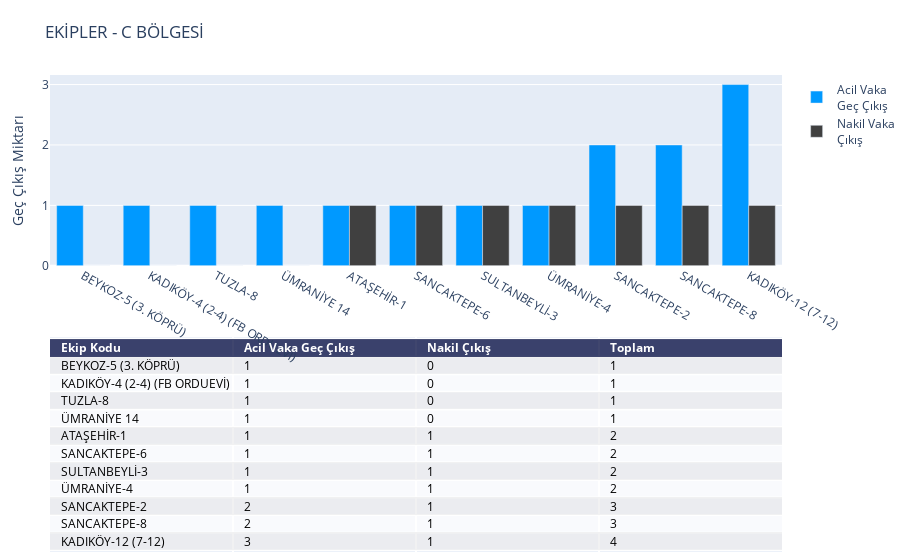

The notebook cell saved with this chart:
### Code cell
%run late_exit_automated.py

### Figure 1 — Plotly figure (JSON) as saved in the notebook; plotly's stock layout.template omitted (floating-point values rounded to 4 significant figures)
{"data": [{"colorscale": [[0, "#00083e"], [0.5, "#ededee"], [1, "#ffffff"]], "hoverinfo": "none", "opacity": 0.75, "showscale": false, "type": "heatmap", "z": [[0, 0, 0, 0], [0.5, 0.5, 0.5, 0.5], [1, 1, 1, 1], [0.5, 0.5, 0.5, 0.5], [1, 1, 1, 1], [0.5, 0.5, 0.5, 0.5], [1, 1, 1, 1], [0.5, 0.5, 0.5, 0.5], [1, 1, 1, 1], [0.5, 0.5, 0.5, 0.5], [1, 1, 1, 1], [0.5, 0.5, 0.5, 0.5]]}, {"marker": {"color": "#0099ff"}, "name": "Acil Vaka<br>Geç Çıkış", "type": "bar", "x": ["BEYKOZ-5 (3. KÖPRÜ)", "KADIKÖY-4 (2-4) (FB ORDUEVİ)", "TUZLA-8", "ÜMRANİYE 14", "ATAŞEHİR-1 ", "SANCAKTEPE-6", "SULTANBEYLİ-3 ", "ÜMRANİYE-4", "SANCAKTEPE-2", "SANCAKTEPE-8", "KADIKÖY-12 (7-12)"], "xaxis": "x2", "y": [1, 1, 1, 1, 1, 1, 1, 1, 2, 2, 3], "yaxis": "y2"}, {"marker": {"color": "#404040"}, "name": "Nakil Vaka<br>Çıkış", "type": "bar", "x": ["BEYKOZ-5 (3. KÖPRÜ)", "KADIKÖY-4 (2-4) (FB ORDUEVİ)", "TUZLA-8", "ÜMRANİYE 14", "ATAŞEHİR-1 ", "SANCAKTEPE-6", "SULTANBEYLİ-3 ", "ÜMRANİYE-4", "SANCAKTEPE-2", "SANCAKTEPE-8", "KADIKÖY-12 (7-12)"], "xaxis": "x2", "y": [0, 0, 0, 0, 1, 1, 1, 1, 1, 1, 1], "yaxis": "y2"}], "layout": {"annotations": [{"align": "left", "font": {"color": "#ffffff"}, "showarrow": false, "text": "<b>Ekip Kodu</b>", "x": -0.45, "xanchor": "left", "xref": "x", "y": 0, "yref": "y"}, {"align": "left", "font": {"color": "#ffffff"}, "showarrow": false, "text": "<b>Acil Vaka Geç Çıkış</b>", "x": 0.55, "xanchor": "left", "xref": "x", "y": 0, "yref": "y"}, {"align": "left", "font": {"color": "#ffffff"}, "showarrow": false, "text": "<b>Nakil Çıkış</b>", "x": 1.55, "xanchor": "left", "xref": "x", "y": 0, "yref": "y"}, {"align": "left", "font": {"color": "#ffffff"}, "showarrow": false, "text": "<b>Toplam</b>", "x": 2.55, "xanchor": "left", "xref": "x", "y": 0, "yref": "y"}, {"align": "left", "font": {"color": "#000000"}, "showarrow": false, "text": "BEYKOZ-5 (3. KÖPRÜ)", "x": -0.45, "xanchor": "left", "xref": "x", "y": 1, "yref": "y"}, {"align": "left", "font": {"color": "#000000"}, "showarrow": false, "text": "1", "x": 0.55, "xanchor": "left", "xref": "x", "y": 1, "yref": "y"}, {"align": "left", "font": {"color": "#000000"}, "showarrow": false, "text": "0", "x": 1.55, "xanchor": "left", "xref": "x", "y": 1, "yref": "y"}, {"align": "left", "font": {"color": "#000000"}, "showarrow": false, "text": "1", "x": 2.55, "xanchor": "left", "xref": "x", "y": 1, "yref": "y"}, {"align": "left", "font": {"color": "#000000"}, "showarrow": false, "text": "KADIKÖY-4 (2-4) (FB ORDUEVİ)", "x": -0.45, "xanchor": "left", "xref": "x", "y": 2, "yref": "y"}, {"align": "left", "font": {"color": "#000000"}, "showarrow": false, "text": "1", "x": 0.55, "xanchor": "left", "xref": "x", "y": 2, "yref": "y"}, {"align": "left", "font": {"color": "#000000"}, "showarrow": false, "text": "0", "x": 1.55, "xanchor": "left", "xref": "x", "y": 2, "yref": "y"}, {"align": "left", "font": {"color": "#000000"}, "showarrow": false, "text": "1", "x": 2.55, "xanchor": "left", "xref": "x", "y": 2, "yref": "y"}, {"align": "left", "font": {"color": "#000000"}, "showarrow": false, "text": "TUZLA-8", "x": -0.45, "xanchor": "left", "xref": "x", "y": 3, "yref": "y"}, {"align": "left", "font": {"color": "#000000"}, "showarrow": false, "text": "1", "x": 0.55, "xanchor": "left", "xref": "x", "y": 3, "yref": "y"}, {"align": "left", "font": {"color": "#000000"}, "showarrow": false, "text": "0", "x": 1.55, "xanchor": "left", "xref": "x", "y": 3, "yref": "y"}, {"align": "left", "font": {"color": "#000000"}, "showarrow": false, "text": "1", "x": 2.55, "xanchor": "left", "xref": "x", "y": 3, "yref": "y"}, {"align": "left", "font": {"color": "#000000"}, "showarrow": false, "text": "ÜMRANİYE 14", "x": -0.45, "xanchor": "left", "xref": "x", "y": 4, "yref": "y"}, {"align": "left", "font": {"color": "#000000"}, "showarrow": false, "text": "1", "x": 0.55, "xanchor": "left", "xref": "x", "y": 4, "yref": "y"}, {"align": "left", "font": {"color": "#000000"}, "showarrow": false, "text": "0", "x": 1.55, "xanchor": "left", "xref": "x", "y": 4, "yref": "y"}, {"align": "left", "font": {"color": "#000000"}, "showarrow": false, "text": "1", "x": 2.55, "xanchor": "left", "xref": "x", "y": 4, "yref": "y"}, {"align": "left", "font": {"color": "#000000"}, "showarrow": false, "text": "ATAŞEHİR-1 ", "x": -0.45, "xanchor": "left", "xref": "x", "y": 5, "yref": "y"}, {"align": "left", "font": {"color": "#000000"}, "showarrow": false, "text": "1", "x": 0.55, "xanchor": "left", "xref": "x", "y": 5, "yref": "y"}, {"align": "left", "font": {"color": "#000000"}, "showarrow": false, "text": "1", "x": 1.55, "xanchor": "left", "xref": "x", "y": 5, "yref": "y"}, {"align": "left", "font": {"color": "#000000"}, "showarrow": false, "text": "2", "x": 2.55, "xanchor": "left", "xref": "x", "y": 5, "yref": "y"}, {"align": "left", "font": {"color": "#000000"}, "showarrow": false, "text": "SANCAKTEPE-6", "x": -0.45, "xanchor": "left", "xref": "x", "y": 6, "yref": "y"}, {"align": "left", "font": {"color": "#000000"}, "showarrow": false, "text": "1", "x": 0.55, "xanchor": "left", "xref": "x", "y": 6, "yref": "y"}, {"align": "left", "font": {"color": "#000000"}, "showarrow": false, "text": "1", "x": 1.55, "xanchor": "left", "xref": "x", "y": 6, "yref": "y"}, {"align": "left", "font": {"color": "#000000"}, "showarrow": false, "text": "2", "x": 2.55, "xanchor": "left", "xref": "x", "y": 6, "yref": "y"}, {"align": "left", "font": {"color": "#000000"}, "showarrow": false, "text": "SULTANBEYLİ-3 ", "x": -0.45, "xanchor": "left", "xref": "x", "y": 7, "yref": "y"}, {"align": "left", "font": {"color": "#000000"}, "showarrow": false, "text": "1", "x": 0.55, "xanchor": "left", "xref": "x", "y": 7, "yref": "y"}, {"align": "left", "font": {"color": "#000000"}, "showarrow": false, "text": "1", "x": 1.55, "xanchor": "left", "xref": "x", "y": 7, "yref": "y"}, {"align": "left", "font": {"color": "#000000"}, "showarrow": false, "text": "2", "x": 2.55, "xanchor": "left", "xref": "x", "y": 7, "yref": "y"}, {"align": "left", "font": {"color": "#000000"}, "showarrow": false, "text": "ÜMRANİYE-4", "x": -0.45, "xanchor": "left", "xref": "x", "y": 8, "yref": "y"}, {"align": "left", "font": {"color": "#000000"}, "showarrow": false, "text": "1", "x": 0.55, "xanchor": "left", "xref": "x", "y": 8, "yref": "y"}, {"align": "left", "font": {"color": "#000000"}, "showarrow": false, "text": "1", "x": 1.55, "xanchor": "left", "xref": "x", "y": 8, "yref": "y"}, {"align": "left", "font": {"color": "#000000"}, "showarrow": false, "text": "2", "x": 2.55, "xanchor": "left", "xref": "x", "y": 8, "yref": "y"}, {"align": "left", "font": {"color": "#000000"}, "showarrow": false, "text": "SANCAKTEPE-2", "x": -0.45, "xanchor": "left", "xref": "x", "y": 9, "yref": "y"}, {"align": "left", "font": {"color": "#000000"}, "showarrow": false, "text": "2", "x": 0.55, "xanchor": "left", "xref": "x", "y": 9, "yref": "y"}, {"align": "left", "font": {"color": "#000000"}, "showarrow": false, "text": "1", "x": 1.55, "xanchor": "left", "xref": "x", "y": 9, "yref": "y"}, {"align": "left", "font": {"color": "#000000"}, "showarrow": false, "text": "3", "x": 2.55, "xanchor": "left", "xref": "x", "y": 9, "yref": "y"}, {"align": "left", "font": {"color": "#000000"}, "showarrow": false, "text": "SANCAKTEPE-8", "x": -0.45, "xanchor": "left", "xref": "x", "y": 10, "yref": "y"}, {"align": "left", "font": {"color": "#000000"}, "showarrow": false, "text": "2", "x": 0.55, "xanchor": "left", "xref": "x", "y": 10, "yref": "y"}, {"align": "left", "font": {"color": "#000000"}, "showarrow": false, "text": "1", "x": 1.55, "xanchor": "left", "xref": "x", "y": 10, "yref": "y"}, {"align": "left", "font": {"color": "#000000"}, "showarrow": false, "text": "3", "x": 2.55, "xanchor": "left", "xref": "x", "y": 10, "yref": "y"}, {"align": "left", "font": {"color": "#000000"}, "showarrow": false, "text": "KADIKÖY-12 (7-12)", "x": -0.45, "xanchor": "left", "xref": "x", "y": 11, "yref": "y"}, {"align": "left", "font": {"color": "#000000"}, "showarrow": false, "text": "3", "x": 0.55, "xanchor": "left", "xref": "x", "y": 11, "yref": "y"}, {"align": "left", "font": {"color": "#000000"}, "showarrow": false, "text": "1", "x": 1.55, "xanchor": "left", "xref": "x", "y": 11, "yref": "y"}, {"align": "left", "font": {"color": "#000000"}, "showarrow": false, "text": "4", "x": 2.55, "xanchor": "left", "xref": "x", "y": 11, "yref": "y"}], "autosize": true, "margin": {"b": 0, "l": 50, "r": 0, "t": 75}, "title": {"text": "EKİPLER - C BÖLGESİ"}, "xaxis": {"autorange": true, "dtick": 1, "gridwidth": 2, "range": [-0.5, 3.5], "showticklabels": false, "tick0": -0.5, "ticks": "", "zeroline": false}, "xaxis2": {"anchor": "y2", "autorange": true, "range": [-0.5, 10.5], "type": "category"}, "yaxis": {"autorange": true, "domain": [0, 0.45], "dtick": 1, "gridwidth": 2, "range": [11.5, -0.5], "showticklabels": false, "tick0": 0.5, "ticks": "", "zeroline": false}, "yaxis2": {"anchor": "x2", "autorange": true, "domain": [0.6, 1], "range": [0, 3.158], "title": {"text": "Geç Çıkış Miktarı"}, "type": "linear"}}}
